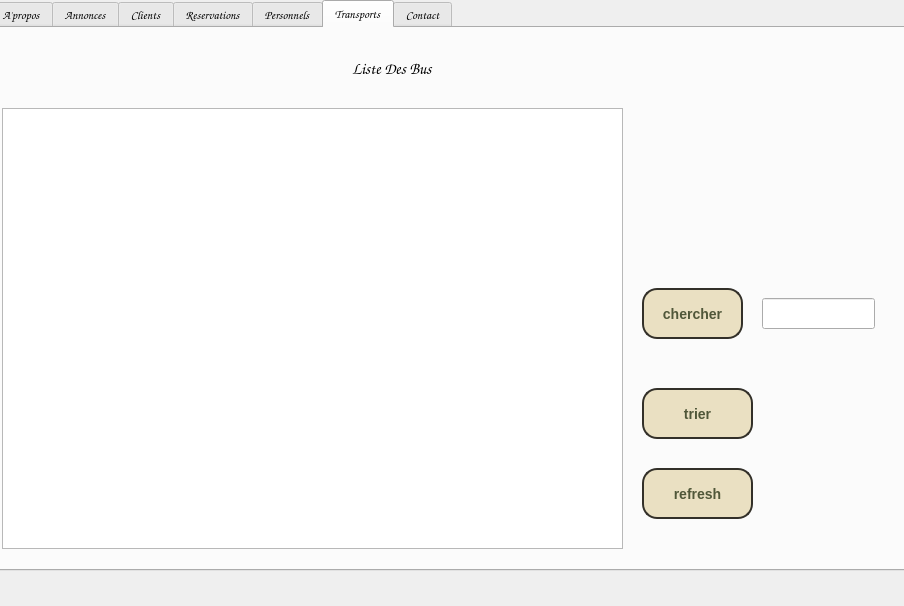
<?xml version="1.0" encoding="UTF-8"?>
<ui version="4.0">
 <class>afficher</class>
 <widget class="QDialog" name="afficher">
  <property name="geometry">
   <rect>
    <x>0</x>
    <y>0</y>
    <width>904</width>
    <height>606</height>
   </rect>
  </property>
  <property name="windowTitle">
   <string>Dialog</string>
  </property>
  <widget class="QLabel" name="label">
   <property name="geometry">
    <rect>
     <x>10</x>
     <y>20</y>
     <width>911</width>
     <height>521</height>
    </rect>
   </property>
   <property name="text">
    <string/>
   </property>
  </widget>
  <widget class="QTabWidget" name="tabWidget">
   <property name="geometry">
    <rect>
     <x>-10</x>
     <y>0</y>
     <width>991</width>
     <height>571</height>
    </rect>
   </property>
   <property name="font">
    <font>
     <family>Comic Sans MS</family>
     <pointsize>9</pointsize>
    </font>
   </property>
   <property name="currentIndex">
    <number>5</number>
   </property>
   <widget class="QWidget" name="tabl">
    <attribute name="title">
     <string>A'propos</string>
    </attribute>
   </widget>
   <widget class="QWidget" name="tab_7">
    <attribute name="title">
     <string>Annonces</string>
    </attribute>
   </widget>
   <widget class="QWidget" name="tab_3">
    <attribute name="title">
     <string>Clients</string>
    </attribute>
   </widget>
   <widget class="QWidget" name="tab_4">
    <attribute name="title">
     <string>Reservations</string>
    </attribute>
   </widget>
   <widget class="QWidget" name="tab_5">
    <attribute name="title">
     <string>Personnels</string>
    </attribute>
   </widget>
   <widget class="QWidget" name="tab_2">
    <attribute name="title">
     <string>Transports</string>
    </attribute>
    <widget class="QLabel" name="label_2">
     <property name="geometry">
      <rect>
       <x>0</x>
       <y>0</y>
       <width>991</width>
       <height>561</height>
      </rect>
     </property>
     <property name="text">
      <string/>
     </property>
     <property name="pixmap">
      <pixmap>../voyage-maroc11.jpg</pixmap>
     </property>
    </widget>
    <widget class="QTableView" name="tableView">
     <property name="geometry">
      <rect>
       <x>10</x>
       <y>80</y>
       <width>621</width>
       <height>441</height>
      </rect>
     </property>
    </widget>
    <widget class="QPushButton" name="pushButton_10">
     <property name="geometry">
      <rect>
       <x>650</x>
       <y>260</y>
       <width>101</width>
       <height>51</height>
      </rect>
     </property>
     <property name="styleSheet">
      <string notr="true">box-shadow: 0px 1px 0px 0px #1c1b18;
	background:linear-gradient(to bottom, #eae0c2 5%, #ccc2a6 100%);
	background-color:#eae0c2;
	border-radius:15px;
	border:2px solid #333029;
	display:inline-block;
	cursor:pointer;
	color:#505739;
	font-family:Arial;
	font-size:14px;
	font-weight:bold;
	padding:12px 16px;
	text-decoration:none;
	text-shadow:0px 1px 0px #ffffff;</string>
     </property>
     <property name="text">
      <string>chercher</string>
     </property>
    </widget>
    <widget class="QLineEdit" name="lineEdit">
     <property name="geometry">
      <rect>
       <x>770</x>
       <y>270</y>
       <width>113</width>
       <height>31</height>
      </rect>
     </property>
    </widget>
    <widget class="QPushButton" name="pushButton_11">
     <property name="geometry">
      <rect>
       <x>650</x>
       <y>360</y>
       <width>111</width>
       <height>51</height>
      </rect>
     </property>
     <property name="styleSheet">
      <string notr="true">box-shadow: 0px 1px 0px 0px #1c1b18;
	background:linear-gradient(to bottom, #eae0c2 5%, #ccc2a6 100%);
	background-color:#eae0c2;
	border-radius:15px;
	border:2px solid #333029;
	display:inline-block;
	cursor:pointer;
	color:#505739;
	font-family:Arial;
	font-size:14px;
	font-weight:bold;
	padding:12px 16px;
	text-decoration:none;
	text-shadow:0px 1px 0px #ffffff;</string>
     </property>
     <property name="text">
      <string>trier</string>
     </property>
    </widget>
    <widget class="QPushButton" name="pushButton">
     <property name="geometry">
      <rect>
       <x>650</x>
       <y>440</y>
       <width>111</width>
       <height>51</height>
      </rect>
     </property>
     <property name="styleSheet">
      <string notr="true">box-shadow: 0px 1px 0px 0px #1c1b18;
	background:linear-gradient(to bottom, #eae0c2 5%, #ccc2a6 100%);
	background-color:#eae0c2;
	border-radius:15px;
	border:2px solid #333029;
	display:inline-block;
	cursor:pointer;
	color:#505739;
	font-family:Arial;
	font-size:14px;
	font-weight:bold;
	padding:12px 16px;
	text-decoration:none;
	text-shadow:0px 1px 0px #ffffff;</string>
     </property>
     <property name="text">
      <string>refresh</string>
     </property>
    </widget>
    <widget class="QLabel" name="label_3">
     <property name="geometry">
      <rect>
       <x>360</x>
       <y>20</y>
       <width>171</width>
       <height>41</height>
      </rect>
     </property>
     <property name="font">
      <font>
       <pointsize>12</pointsize>
      </font>
     </property>
     <property name="styleSheet">
      <string notr="true"/>
     </property>
     <property name="text">
      <string>Liste Des Bus</string>
     </property>
    </widget>
   </widget>
   <widget class="QWidget" name="tab_6">
    <attribute name="title">
     <string>Contact</string>
    </attribute>
   </widget>
  </widget>
 </widget>
 <resources/>
 <connections/>
</ui>
